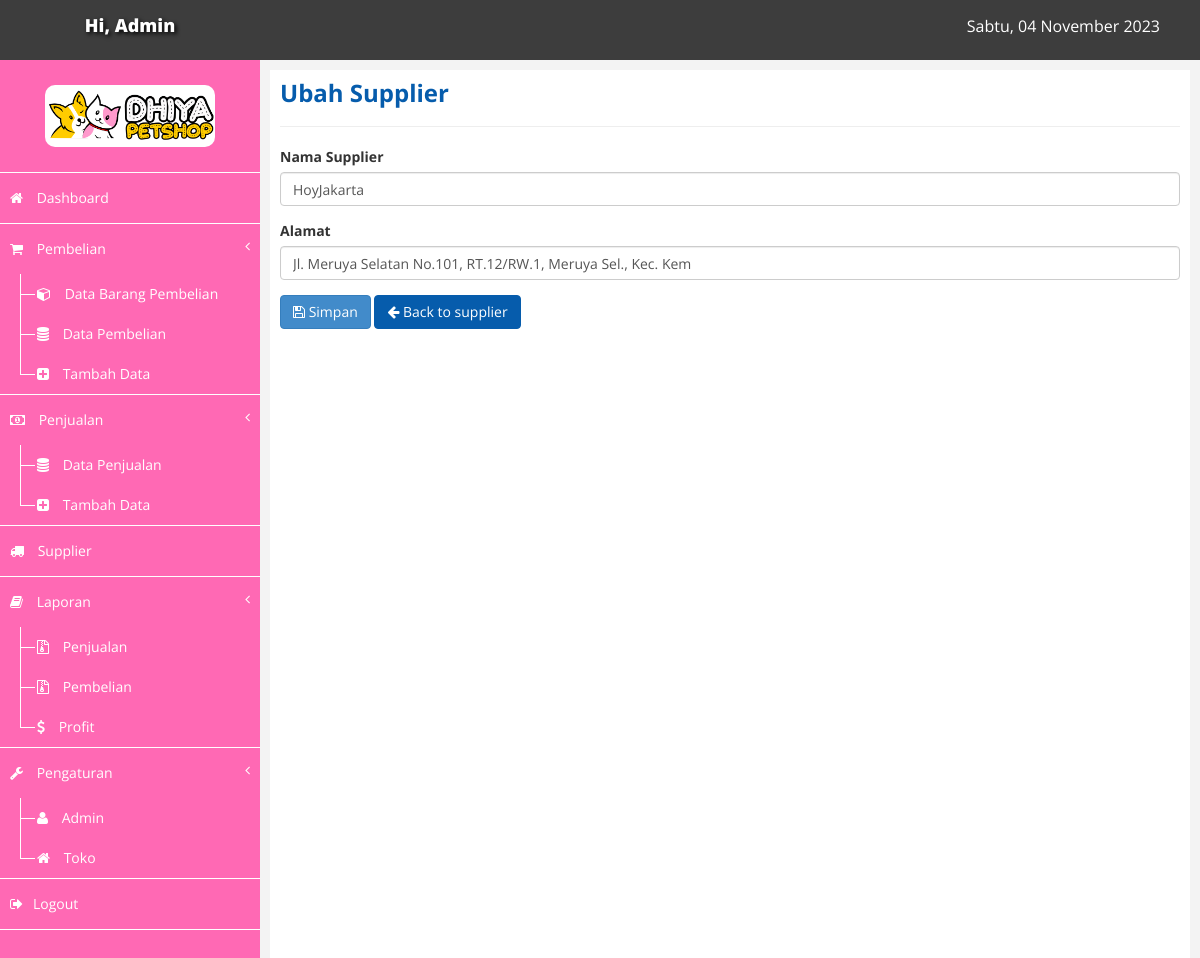
Screenshot of /index.php?page=ubahsupplier&id=10 (signed in) with the database file from the repository.
### tables this page shows
CREATE TABLE `supplier` (
  `kd_supplier` int(6) NOT NULL,
  `nama_supplier` varchar(60) NOT NULL,
  `alamat` varchar(60) NOT NULL
);

### ubahsupplier.php (the view, shortened to what this page needs)
<div class="row">
	<div class="col-md-12">
		<div class="box">
			<div class="box-header">
				<h3 class="box-title" style="padding-top:0; margin-top:0; color:#065cac;"><b>Ubah Supplier</b></h3>
			</div>
			<hr/>
			<div class="box-body">
				<?php
				include "koneksi.php";
				$id = $_GET['id'];
					$qry = mysqli_query($conn, "SELECT * FROM supplier WHERE kd_supplier= '$id'");
					$sp = mysqli_fetch_array($qry);
				?>
				<form method="POST" id="forminput" enctype="multipart/form-data">
					<div class="form-group">
						<label>Nama Supplier</label>
						<input type="text" class="form-control" name="nama" id="nama" value="<?php echo $sp['nama_supplier']; ?>" placeholder="Masukan Nama Supplier">
					</div>
					<div class="form-group">
						<label>Alamat</label>
						<input type="text" class="form-control" name="alamat" id="alamat" value="<?php echo $sp['alamat']; ?>" placeholder="Masukan Alamat Supplier">
					</div>
					<button id="formbtn" class="btn btn-primary" name="save"><i class="fa fa-save"></i> Simpan</button>
					<a href="index.php?page=supplier" class="btn btn-warning"><i class="fa fa-arrow-left"></i> Back to supplier</a>
				</form>
			</div>
		</div>
	</div>
</div>

### assets/css/custom.css (style rules this page uses)
body { font-family: 'Open Sans', sans-serif; }

### rows the page displays
supplier: nama "HoyJakarta", alamat "Jl. Meruya Selatan No.101, RT.12/RW.1, Meruya Sel., Kec. Kem"

### other values shown
$_SESSION['nama'] "Admin"
